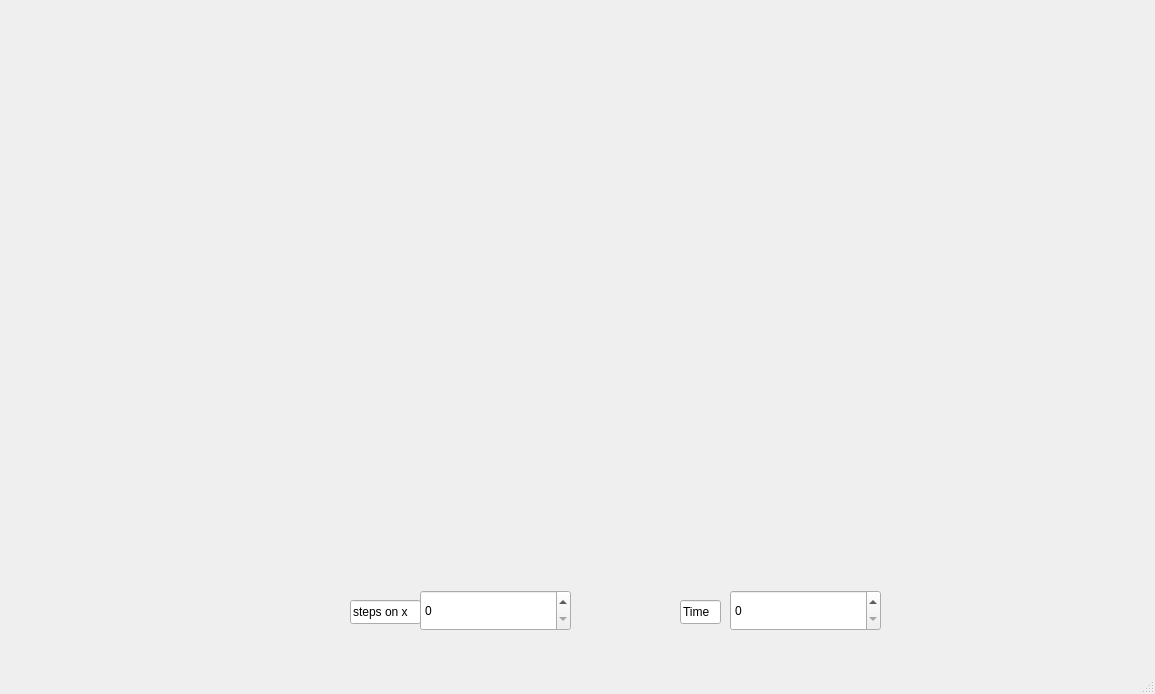
<?xml version="1.0" encoding="UTF-8"?>
<ui version="4.0">
 <class>Task8</class>
 <widget class="QMainWindow" name="Task8">
  <property name="geometry">
   <rect>
    <x>0</x>
    <y>0</y>
    <width>1155</width>
    <height>694</height>
   </rect>
  </property>
  <property name="windowTitle">
   <string>Task6</string>
  </property>
  <widget class="QWidget" name="centralwidget">
   <widget class="QCustomPlot" name="widget" native="true">
    <property name="geometry">
     <rect>
      <x>40</x>
      <y>10</y>
      <width>531</width>
      <height>571</height>
     </rect>
    </property>
   </widget>
   <widget class="QSpinBox" name="spinBox">
    <property name="geometry">
     <rect>
      <x>420</x>
      <y>590</y>
      <width>151</width>
      <height>41</height>
     </rect>
    </property>
   </widget>
   <widget class="QSpinBox" name="timeBox">
    <property name="geometry">
     <rect>
      <x>730</x>
      <y>590</y>
      <width>151</width>
      <height>41</height>
     </rect>
    </property>
   </widget>
   <widget class="QCustomPlot" name="widget_Imp" native="true">
    <property name="geometry">
     <rect>
      <x>630</x>
      <y>10</y>
      <width>471</width>
      <height>571</height>
     </rect>
    </property>
   </widget>
   <widget class="QLineEdit" name="lineEdit">
    <property name="geometry">
     <rect>
      <x>680</x>
      <y>600</y>
      <width>41</width>
      <height>24</height>
     </rect>
    </property>
    <property name="text">
     <string>Time</string>
    </property>
   </widget>
   <widget class="QLineEdit" name="lineEdit_2">
    <property name="geometry">
     <rect>
      <x>350</x>
      <y>600</y>
      <width>71</width>
      <height>24</height>
     </rect>
    </property>
    <property name="text">
     <string>steps on x</string>
    </property>
   </widget>
  </widget>
  <widget class="QMenuBar" name="menubar">
   <property name="geometry">
    <rect>
     <x>0</x>
     <y>0</y>
     <width>1155</width>
     <height>25</height>
    </rect>
   </property>
  </widget>
  <widget class="QStatusBar" name="statusbar"/>
 </widget>
 <customwidgets>
  <customwidget>
   <class>QCustomPlot</class>
   <extends>QWidget</extends>
   <header location="global">qcustomplot.h</header>
   <container>1</container>
  </customwidget>
 </customwidgets>
 <resources/>
 <connections/>
</ui>
